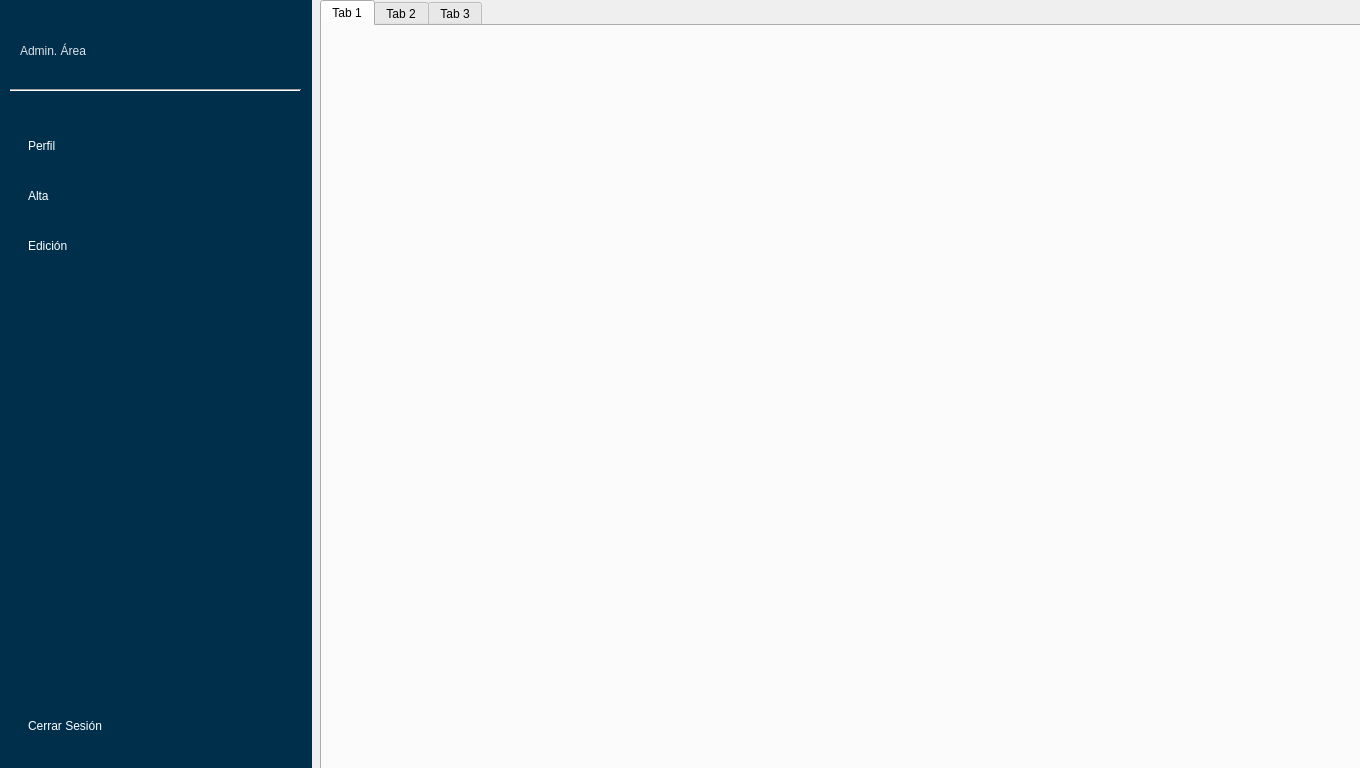
<?xml version="1.0" encoding="UTF-8"?>
<ui version="4.0">
 <class>admGeneral</class>
 <widget class="QDialog" name="admGeneral">
  <property name="geometry">
   <rect>
    <x>0</x>
    <y>0</y>
    <width>1360</width>
    <height>768</height>
   </rect>
  </property>
  <property name="windowTitle">
   <string>Dialog</string>
  </property>
  <property name="layoutDirection">
   <enum>Qt::LeftToRight</enum>
  </property>
  <property name="styleSheet">
   <string notr="true">#label_barraNav{
background-color: rgb(0, 47, 76);
}

#label_tipoUsuario{
	font: 63 18pt &quot;Segoe UI Semibold&quot;;
	color: rgb(255, 255, 255,220);
}

#btnPerfil,#btnAlta,#btnEdicion, #btnCerrarSesion{
	background-color: none;
	color: rgb(255, 255, 255);
	font: 12pt &quot;Segoe UI Semilight&quot;;
	border-style:solid;
	text-align: left;
	padding-left:28px;
}

#btnPerfil:hover, #btnAlta:hover, #btnEdicion:hover, #btnCerrarSesion:hover
{
	background-color: rgb(255, 255, 255,80);
}</string>
  </property>
  <widget class="QLabel" name="label_barraNav">
   <property name="geometry">
    <rect>
     <x>0</x>
     <y>0</y>
     <width>312</width>
     <height>771</height>
    </rect>
   </property>
   <property name="text">
    <string/>
   </property>
  </widget>
  <widget class="QLabel" name="label_tipoUsuario">
   <property name="geometry">
    <rect>
     <x>20</x>
     <y>30</y>
     <width>231</width>
     <height>41</height>
    </rect>
   </property>
   <property name="text">
    <string>Admin. Área</string>
   </property>
  </widget>
  <widget class="QPushButton" name="btnPerfil">
   <property name="geometry">
    <rect>
     <x>0</x>
     <y>120</y>
     <width>312</width>
     <height>51</height>
    </rect>
   </property>
   <property name="text">
    <string>Perfil</string>
   </property>
  </widget>
  <widget class="Line" name="line">
   <property name="geometry">
    <rect>
     <x>10</x>
     <y>80</y>
     <width>291</width>
     <height>20</height>
    </rect>
   </property>
   <property name="styleSheet">
    <string notr="true"/>
   </property>
   <property name="orientation">
    <enum>Qt::Horizontal</enum>
   </property>
  </widget>
  <widget class="QTabWidget" name="tabWidget">
   <property name="geometry">
    <rect>
     <x>320</x>
     <y>0</y>
     <width>1041</width>
     <height>771</height>
    </rect>
   </property>
   <property name="currentIndex">
    <number>0</number>
   </property>
   <widget class="QWidget" name="tab_perfil">
    <attribute name="title">
     <string>Tab 1</string>
    </attribute>
   </widget>
   <widget class="QWidget" name="tab_alta">
    <attribute name="title">
     <string>Tab 2</string>
    </attribute>
    <widget class="QLabel" name="label">
     <property name="geometry">
      <rect>
       <x>40</x>
       <y>40</y>
       <width>47</width>
       <height>13</height>
      </rect>
     </property>
     <property name="text">
      <string>Matricula</string>
     </property>
    </widget>
    <widget class="QLineEdit" name="tMatricula">
     <property name="geometry">
      <rect>
       <x>120</x>
       <y>40</y>
       <width>201</width>
       <height>20</height>
      </rect>
     </property>
    </widget>
    <widget class="QLabel" name="label_2">
     <property name="geometry">
      <rect>
       <x>40</x>
       <y>70</y>
       <width>47</width>
       <height>13</height>
      </rect>
     </property>
     <property name="text">
      <string>Nombre</string>
     </property>
    </widget>
    <widget class="QLineEdit" name="tNombre">
     <property name="geometry">
      <rect>
       <x>130</x>
       <y>70</y>
       <width>113</width>
       <height>20</height>
      </rect>
     </property>
    </widget>
    <widget class="QLabel" name="label_5">
     <property name="geometry">
      <rect>
       <x>280</x>
       <y>70</y>
       <width>91</width>
       <height>16</height>
      </rect>
     </property>
     <property name="text">
      <string>Edad</string>
     </property>
    </widget>
    <widget class="QSpinBox" name="sEdad">
     <property name="geometry">
      <rect>
       <x>360</x>
       <y>-140</y>
       <width>42</width>
       <height>20</height>
      </rect>
     </property>
    </widget>
    <widget class="QLabel" name="label_8">
     <property name="geometry">
      <rect>
       <x>480</x>
       <y>180</y>
       <width>91</width>
       <height>16</height>
      </rect>
     </property>
     <property name="text">
      <string>(Confirmación)</string>
     </property>
    </widget>
    <widget class="QLabel" name="label_4">
     <property name="geometry">
      <rect>
       <x>270</x>
       <y>100</y>
       <width>91</width>
       <height>16</height>
      </rect>
     </property>
     <property name="text">
      <string>Apellido Materno</string>
     </property>
    </widget>
    <widget class="QLineEdit" name="tAmaterno">
     <property name="geometry">
      <rect>
       <x>360</x>
       <y>100</y>
       <width>113</width>
       <height>20</height>
      </rect>
     </property>
    </widget>
    <widget class="QLabel" name="label_6">
     <property name="geometry">
      <rect>
       <x>50</x>
       <y>180</y>
       <width>91</width>
       <height>16</height>
      </rect>
     </property>
     <property name="text">
      <string>Contraseña:</string>
     </property>
    </widget>
    <widget class="QLabel" name="label_3">
     <property name="geometry">
      <rect>
       <x>50</x>
       <y>100</y>
       <width>91</width>
       <height>16</height>
      </rect>
     </property>
     <property name="text">
      <string>Apellido Paterno:</string>
     </property>
    </widget>
    <widget class="QLineEdit" name="tApaterno">
     <property name="geometry">
      <rect>
       <x>140</x>
       <y>100</y>
       <width>113</width>
       <height>20</height>
      </rect>
     </property>
    </widget>
    <widget class="QLabel" name="label_9">
     <property name="geometry">
      <rect>
       <x>50</x>
       <y>140</y>
       <width>91</width>
       <height>16</height>
      </rect>
     </property>
     <property name="text">
      <string>Email</string>
     </property>
    </widget>
    <widget class="QLineEdit" name="tClave">
     <property name="geometry">
      <rect>
       <x>140</x>
       <y>180</y>
       <width>113</width>
       <height>20</height>
      </rect>
     </property>
    </widget>
    <widget class="QLabel" name="label_10">
     <property name="geometry">
      <rect>
       <x>270</x>
       <y>140</y>
       <width>91</width>
       <height>16</height>
      </rect>
     </property>
     <property name="text">
      <string>Celular:</string>
     </property>
    </widget>
    <widget class="QLabel" name="label_7">
     <property name="geometry">
      <rect>
       <x>270</x>
       <y>180</y>
       <width>91</width>
       <height>16</height>
      </rect>
     </property>
     <property name="text">
      <string>Contraseña:</string>
     </property>
    </widget>
    <widget class="QLineEdit" name="tCelular">
     <property name="geometry">
      <rect>
       <x>360</x>
       <y>140</y>
       <width>111</width>
       <height>20</height>
      </rect>
     </property>
    </widget>
    <widget class="QLineEdit" name="tCorreo">
     <property name="geometry">
      <rect>
       <x>140</x>
       <y>140</y>
       <width>111</width>
       <height>20</height>
      </rect>
     </property>
    </widget>
    <widget class="QLineEdit" name="tClaveC">
     <property name="geometry">
      <rect>
       <x>360</x>
       <y>180</y>
       <width>113</width>
       <height>20</height>
      </rect>
     </property>
    </widget>
    <widget class="QPushButton" name="btnConfirmar">
     <property name="geometry">
      <rect>
       <x>540</x>
       <y>90</y>
       <width>111</width>
       <height>23</height>
      </rect>
     </property>
     <property name="text">
      <string>Confirmar</string>
     </property>
    </widget>
   </widget>
   <widget class="QWidget" name="tab_edicion">
    <attribute name="title">
     <string>Tab 3</string>
    </attribute>
    <widget class="QTableWidget" name="lEmpleados">
     <property name="geometry">
      <rect>
       <x>10</x>
       <y>40</y>
       <width>301</width>
       <height>231</height>
      </rect>
     </property>
     <property name="styleSheet">
      <string notr="true">font: 10pt &quot;Microsoft YaHei&quot;;</string>
     </property>
     <property name="editTriggers">
      <set>QAbstractItemView::NoEditTriggers</set>
     </property>
     <property name="defaultDropAction">
      <enum>Qt::IgnoreAction</enum>
     </property>
     <property name="selectionMode">
      <enum>QAbstractItemView::SingleSelection</enum>
     </property>
     <property name="selectionBehavior">
      <enum>QAbstractItemView::SelectRows</enum>
     </property>
     <property name="sortingEnabled">
      <bool>true</bool>
     </property>
     <column>
      <property name="text">
       <string>Clave</string>
      </property>
     </column>
     <column>
      <property name="text">
       <string>Nombre</string>
      </property>
     </column>
     <column>
      <property name="text">
       <string>Area</string>
      </property>
     </column>
    </widget>
    <widget class="QPushButton" name="btnActualizar">
     <property name="geometry">
      <rect>
       <x>640</x>
       <y>210</y>
       <width>111</width>
       <height>23</height>
      </rect>
     </property>
     <property name="text">
      <string>Actualizar</string>
     </property>
    </widget>
    <widget class="QLineEdit" name="cAM">
     <property name="geometry">
      <rect>
       <x>640</x>
       <y>140</y>
       <width>113</width>
       <height>20</height>
      </rect>
     </property>
    </widget>
    <widget class="QLineEdit" name="cNombre">
     <property name="geometry">
      <rect>
       <x>440</x>
       <y>110</y>
       <width>113</width>
       <height>20</height>
      </rect>
     </property>
    </widget>
    <widget class="QLabel" name="label_11">
     <property name="geometry">
      <rect>
       <x>360</x>
       <y>50</y>
       <width>47</width>
       <height>13</height>
      </rect>
     </property>
     <property name="text">
      <string>Matricula</string>
     </property>
    </widget>
    <widget class="QLineEdit" name="cAP">
     <property name="geometry">
      <rect>
       <x>440</x>
       <y>140</y>
       <width>113</width>
       <height>20</height>
      </rect>
     </property>
    </widget>
    <widget class="QLabel" name="label_16">
     <property name="geometry">
      <rect>
       <x>560</x>
       <y>170</y>
       <width>81</width>
       <height>16</height>
      </rect>
     </property>
     <property name="text">
      <string>Celular</string>
     </property>
    </widget>
    <widget class="QLineEdit" name="cCelular">
     <property name="geometry">
      <rect>
       <x>640</x>
       <y>170</y>
       <width>113</width>
       <height>20</height>
      </rect>
     </property>
    </widget>
    <widget class="QLineEdit" name="cCorreo">
     <property name="geometry">
      <rect>
       <x>440</x>
       <y>170</y>
       <width>113</width>
       <height>20</height>
      </rect>
     </property>
    </widget>
    <widget class="QLabel" name="label_13">
     <property name="geometry">
      <rect>
       <x>360</x>
       <y>140</y>
       <width>81</width>
       <height>16</height>
      </rect>
     </property>
     <property name="text">
      <string>Apellido Paterno</string>
     </property>
    </widget>
    <widget class="QLabel" name="cMatricula">
     <property name="geometry">
      <rect>
       <x>440</x>
       <y>50</y>
       <width>111</width>
       <height>16</height>
      </rect>
     </property>
     <property name="text">
      <string>cMatricula</string>
     </property>
    </widget>
    <widget class="QLabel" name="cEdad">
     <property name="geometry">
      <rect>
       <x>440</x>
       <y>80</y>
       <width>111</width>
       <height>20</height>
      </rect>
     </property>
     <property name="text">
      <string>cEdad</string>
     </property>
    </widget>
    <widget class="QLabel" name="label_12">
     <property name="geometry">
      <rect>
       <x>360</x>
       <y>110</y>
       <width>47</width>
       <height>13</height>
      </rect>
     </property>
     <property name="text">
      <string>Nombre</string>
     </property>
    </widget>
    <widget class="QLabel" name="label_15">
     <property name="geometry">
      <rect>
       <x>360</x>
       <y>170</y>
       <width>81</width>
       <height>16</height>
      </rect>
     </property>
     <property name="text">
      <string>Email</string>
     </property>
    </widget>
    <widget class="QLabel" name="label_17">
     <property name="geometry">
      <rect>
       <x>360</x>
       <y>80</y>
       <width>47</width>
       <height>13</height>
      </rect>
     </property>
     <property name="text">
      <string>Edad</string>
     </property>
    </widget>
    <widget class="QLabel" name="label_14">
     <property name="geometry">
      <rect>
       <x>560</x>
       <y>140</y>
       <width>81</width>
       <height>16</height>
      </rect>
     </property>
     <property name="text">
      <string>Apellido Materno</string>
     </property>
    </widget>
   </widget>
  </widget>
  <widget class="QPushButton" name="btnAlta">
   <property name="geometry">
    <rect>
     <x>0</x>
     <y>170</y>
     <width>312</width>
     <height>51</height>
    </rect>
   </property>
   <property name="text">
    <string>Alta</string>
   </property>
  </widget>
  <widget class="QPushButton" name="btnEdicion">
   <property name="geometry">
    <rect>
     <x>0</x>
     <y>220</y>
     <width>311</width>
     <height>51</height>
    </rect>
   </property>
   <property name="text">
    <string>Edición</string>
   </property>
  </widget>
  <widget class="QPushButton" name="btnCerrarSesion">
   <property name="geometry">
    <rect>
     <x>0</x>
     <y>700</y>
     <width>311</width>
     <height>51</height>
    </rect>
   </property>
   <property name="text">
    <string>Cerrar Sesión</string>
   </property>
  </widget>
  <zorder>label_barraNav</zorder>
  <zorder>label_tipoUsuario</zorder>
  <zorder>btnPerfil</zorder>
  <zorder>line</zorder>
  <zorder>btnAlta</zorder>
  <zorder>btnEdicion</zorder>
  <zorder>tabWidget</zorder>
  <zorder>btnCerrarSesion</zorder>
 </widget>
 <resources/>
 <connections/>
</ui>
